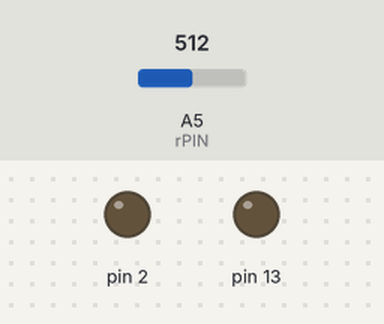
Recording of a sketch running on a simulated Arduino Uno, built with avr-gcc and run on an emulated ATmega328P. On the bench: output pins drawn as LEDs (lit = HIGH). The inputs (shaded band) are chosen by the test bench; at power-on: A5 (rPIN) = 512.

Above: at 1.2 s.
1.3 s: A5 (rPIN) set to 311
3.3 s: A5 (rPIN) set to 283
At 5.5 s:
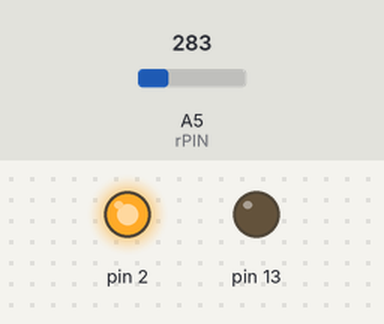
7.7 s: A5 (rPIN) set to 384
9.4 s: A5 (rPIN) set to 408
At 11.3 s:
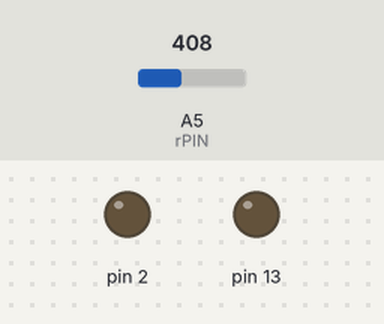
11.7 s: A5 (rPIN) set to 290
At 12.8 s:
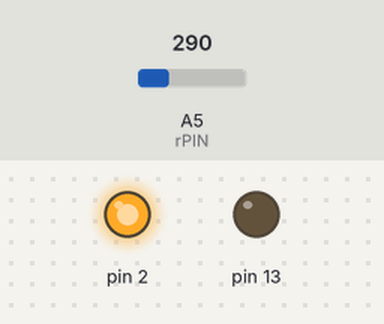
Timing chart, 0 to 14.7 s (numbered marks = the images above; inputs shaded):
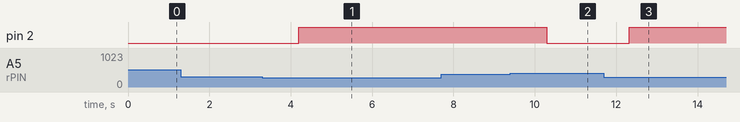

The sketch:

control_for_illumination_with_fotoresistor.ino
```cpp
/*
* 130922
* С. Новиков
* nsv47nsv36@yandex.ru
* Программа для умного мигания светодиодом
* Arduino, которое управляется с дисплея Nextion
*/

#include <SoftwareSerial.h>


#define rPIN  A5 // вводим переменную для подключения фоторезистора к ардуино


const uint8_t pin_softRX = 5;
const uint8_t pin_softTX = 9;

SoftwareSerial softSerial(pin_softRX,pin_softTX);

// Массив режимов работы светодиода
byte modes[] = {
   0B00000000, //Светодиод выключен
   0B11111111, //Горит постоянно
   0B00001111, //Мигание по 0.5 сек
   0B00000001, //Короткая вспышка раз в секунду
   0B00000101, //Две короткие вспышки раз в секунду
   0B00010101, //Три короткие вспышки раз в секунду
   0B01010101  //Частые короткие вспышки (4 раза в секунду)
};


uint32_t ms, ms1 = 0, ms2 = 0;
uint8_t  blink_loop = 0;
uint8_t  blink_mode = 0;
uint8_t  modes_count = 0;

void control_from_the_display(){

 /* pinMode(19, OUTPUT);  // D10 как выход
  pinMode(6, OUTPUT);  // A3 как выход
  pinMode(10, OUTPUT);  // A5 как выход (Nano/UNO)
  digitalWrite(19, LOW); // высокий сигнал на D10
  digitalWrite(6, LOW);    // высокий сигнал на A3
  digitalWrite(10, LOW);    // высокий сигнал на A5*/

	if(softSerial.available()>0){         // Если есть данные принятые от дисплея, то ...
		String str;                         // Объявляем строку для получения этих данных
		while(softSerial.available()){
			str+=char(softSerial.read());     // Читаем принятые от дисплея данные побайтно в строку str
			delay(10);
		}
		Serial.println(str);
		for(int i=0; i<str.length(); i++){ // Проходимся по каждому символу строки str
			//----------------------------------------------
			if(memcmp(&str[i],"set_but_0" , 9)==0){ // Если в строке str начиная с символа i находится текст "movingUp",  значит кнопка дисплея была включена
				i+=8;

				blink_mode = modes[0];

			}else
			//----------------------------------------------
			if(memcmp(&str[i],"set_but_1" , 9)==0){ // Если в строке str начиная с символа i находится текст "movingUp",  значит кнопка дисплея была включена
				i+=8;

				blink_mode = modes[1];

			}else
			//----------------------------------------------
			if(memcmp(&str[i],"set_but_2" , 9)==0){ // Если в строке str начиная с символа i находится текст "movingUp",  значит кнопка дисплея была включена
				i+=8;

				blink_mode = modes[2];

			}
			//----------------------------------------------
      if(memcmp(&str[i],"set_but_3" , 9)==0){ // Если в строке str начиная с символа i находится текст "movingUp",  значит кнопка дисплея была включена
        i+=8;

        blink_mode = modes[3];
      }else
      //----------------------------------------------
      if(memcmp(&str[i],"set_but_4" , 9)==0){ // Если в строке str начиная с символа i находится текст "movingUp",  значит кнопка дисплея была включена
        i+=8;

        blink_mode = modes[4];
      }else
      //----------------------------------------------
      if(memcmp(&str[i],"set_but_5" , 9)==0){ // Если в строке str начиная с символа i находится текст "movingUp",  значит кнопка дисплея была включена
        i+=8;

        blink_mode = modes[5];
         }else
      //----------------------------------------------
      if(memcmp(&str[i],"set_but_6" , 9)==0){ // Если в строке str начиная с символа i находится текст "movingUp",  значит кнопка дисплея была включена
        i+=8;

        blink_mode = modes[6];

      }
		}


	}
}

void control_for_illumination(){

      delay(1000);
      int svet = analogRead(rPIN); //считывание и запись значения датчика освещености
     // String str1 = "t0.txt=";
      //str1 += svet;
      //Serial.println(str1);
      softSerial.print((String)"t0.txt=\""+analogRead(rPIN)+"\""+char(255)+char(255)+char(255));
      // если на фоторезистор не падает свет
      if(svet < 300)
      {
        digitalWrite(2, HIGH); // то включаем светодиод
      }
      // если на фоторезистор падает свет
      if(svet >= 400)
      {
        digitalWrite(2, LOW); // то выключаем светодиод

      }


    }

void setup() {
  pinMode(13, OUTPUT);
  digitalWrite(13, LOW);
  modes_count = 0;
  blink_mode = modes[modes_count];

  Serial.begin(9600);

  softSerial.begin(9600);

  pinMode(2, OUTPUT); // активируем светодиод на вывод
}

void loop() {
	control_from_the_display();

	ms = millis();
	// Событие срабатывающее каждые 125 мс
	if( ( ms - ms1 ) > 125|| ms < ms1 ){
		ms1 = ms;
	// Режим светодиода ищем по битовой маске
	if(blink_mode & 1<<(blink_loop&0x07))
		digitalWrite(13, HIGH);
	else  digitalWrite(13, LOW);
		blink_loop++;

    control_for_illumination();


}

// Этот код служит для демонстрации переключения режимов
// Один раз в 5 секунд меняем эффект
/*
   if( ( ms - ms2 ) > 5000|| ms < ms2 ){
       ms2 = ms;
       blink_mode = modes[modes_count++];
       if( modes_count >= 7 )modes_count = 1;
   }
*/
}
```

Measured:
- the behaviour switches between 300 and 299 on A5 (rPIN) (found by bisection; images 0 and 1)
- the behaviour switches between 399 and 400 on A5 (rPIN) (found by bisection; images 1 and 2)
- after the input at 1.3 s, every drawn part: stays the same
- after the input at 3.3 s, pin 2: LOW → HIGH after 0.89 s
- after the input at 7.7 s, every drawn part: stays the same
- after the input at 9.4 s, pin 2: HIGH → LOW after 0.89 s
- after the input at 11.7 s, pin 2: LOW → HIGH after 0.62 s
